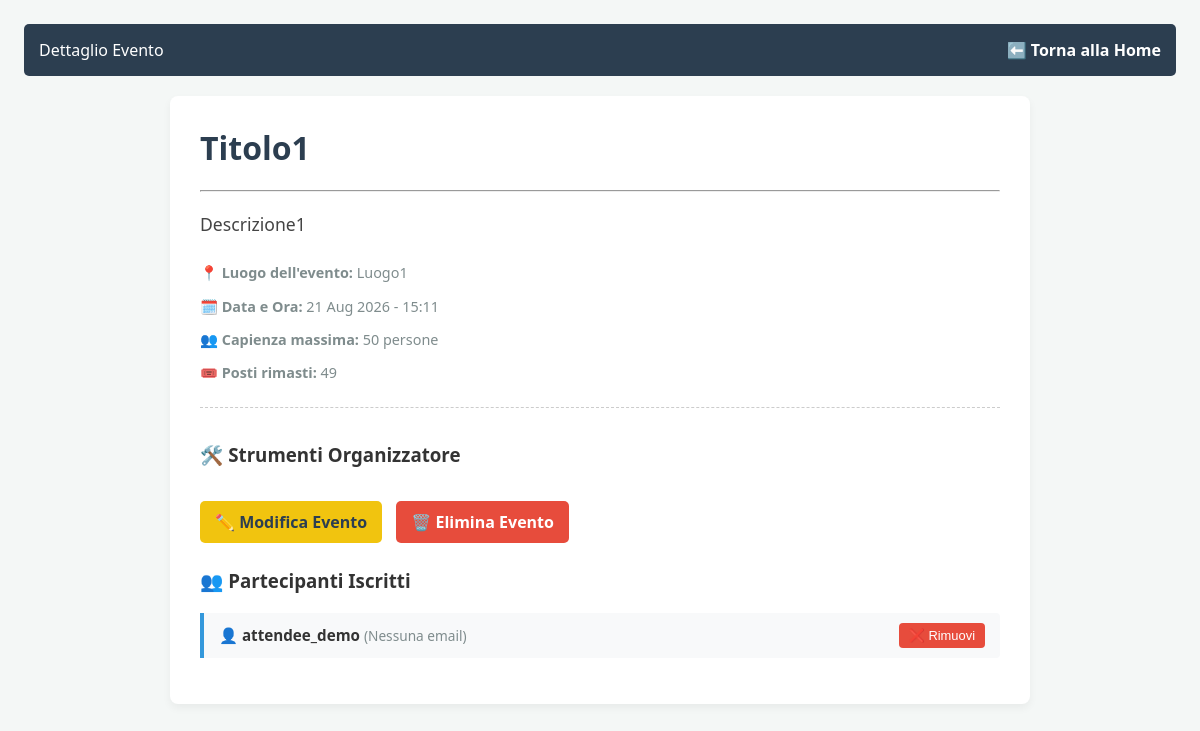
The page /evento/1/ (signed in) on the database as committed earlier.
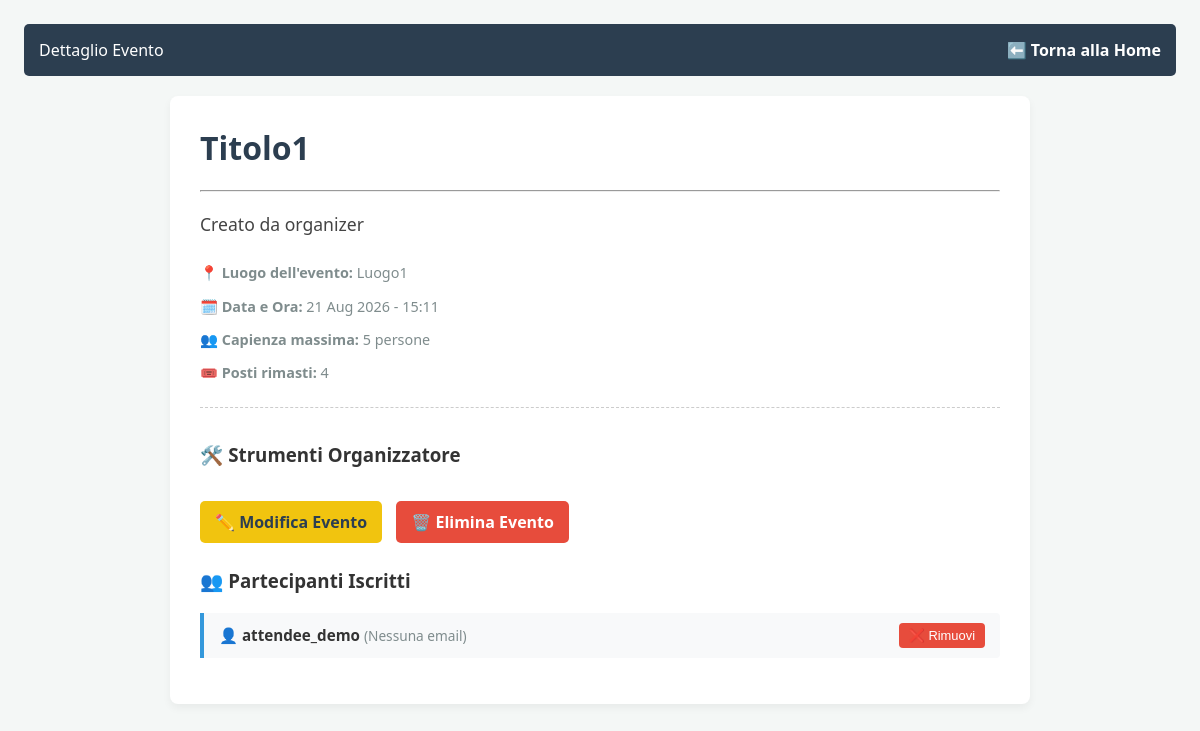
The same page on the database as committed later.
### eventi/models.py (models this page shows, shortened)
class Evento(models.Model):
    titolo = models.CharField(max_length=200)
    descrizione = models.TextField()
    data_ora = models.DateTimeField()
    luogo = models.CharField(max_length=200)
    organizzatore = models.ForeignKey(
        settings.AUTH_USER_MODEL,
        on_delete=models.CASCADE,
        related_name='eventi_creati'
    )
    capienza_massima = models.PositiveIntegerField()
    def posti_disponibili(self):
        iscriti = self.iscrizioni.count()
        return max(0, self.capienza_massima - iscriti)

class Iscrizione(models.Model):
    utente = models.ForeignKey(
        settings.AUTH_USER_MODEL,
        on_delete=models.CASCADE,
        related_name='iscrizioni'
    )
    evento = models.ForeignKey(
        Evento,
        on_delete=models.CASCADE,
        related_name='iscrizioni'
    )
    data_iscrizione = models.DateTimeField(auto_now_add=True)
    class Meta:
        unique_together = ('utente', 'evento')

### utenti/models.py (models this page shows, shortened)
class CustomUser(AbstractUser):
    ROLE_CHOICES = (
        ('attendee', 'Attendee (Partecipante)'),
        ('organizer', 'Organizer (Organizzatore)'),
    )
    role = models.CharField(
        max_length=20,
        choices=ROLE_CHOICES,
        default='attendee'
    )

### eventi/views.py (the view)
# urls.py: path('evento/<int:pk>/', views.EventoDetailView.as_view(), name='dettaglio_evento'),
class EventoDetailView(DetailView):
    model = Evento
    template_name = 'eventi/dettaglio_evento.html'
    context_object_name = 'evento'
    def get_context_data(self, **kwargs):
        context = super().get_context_data(**kwargs)
        context['iscritti'] = Iscrizione.objects.filter(evento=self.object).select_related('utente')
        return context

### eventi/templates/eventi/dettaglio_evento.html (shortened to what this page needs)
{% load static %}
<!DOCTYPE html>
<html lang="it">
<head>
    <link rel="stylesheet" href="{% static 'eventi/stile.css' %}">
</head>
<body>
    <div class="navbar">
        <div>Dettaglio Evento</div>
        <div><a href="{% url 'home_eventi' %}" class="nav-link-torna">⬅️ Torna alla Home</a></div>
    </div>
    <div class="detail-container">
        <h1 class="detail-title">{{ evento.titolo }}</h1>
        <hr>
        <p class="detail-description">{{ evento.descrizione }}</p>
        <p class="meta">📍 <strong>Luogo dell'evento:</strong> {{ evento.luogo }}</p>
        <p class="meta">🗓️ <strong>Data e Ora:</strong> {{ evento.data_ora|date:"d M Y - H:i" }}</p>
        <p class="meta">👥 <strong>Capienza massima:</strong> {{ evento.capienza_massima }} persone</p>
        <p class="meta">🎟️ <strong>Posti rimasti:</strong> {{ evento.posti_disponibili }}</p>
        {% if user.is_authenticated and evento.organizzatore == user or user.is_superuser %}
            <div class="organizer-actions">
                <h3>🛠️ Strumenti Organizzatore</h3>
                <a href="{% url 'modifica_evento' evento.id %}" class="btn-modifica">✏️ Modifica Evento</a>
                <a href="{% url 'elimina_evento' evento.id %}" class="btn-disiscriviti">🗑️ Elimina Evento</a>
                <h3 style="margin-top: 25px;">👥 Partecipanti Iscritti</h3>
                {% if iscritti %}
                    <ul class="attendees-list">
                        {% for iscrizione in iscritti %}
                            <li class="attendee-item" style="display: flex; justify-content: space-between; align-items: center;">
                                <div>
                                    👤 <strong>{{ iscrizione.utente.username }}</strong>
                                    <span class="meta">({% if iscrizione.utente.email %}{{ iscrizione.utente.email }}{% else %}Nessuna email{% endif %})</span>
                                </div>
                                <form method="post" action="{% url 'rimuovi_iscrizione' iscrizione.id %}" style="margin: 0;">
                                    <button type="submit" style="background-color: #e74c3c; color: white; border: none; padding: 5px 10px; border-radius: 4px; cursor: pointer; font-size: 0.85em;">
                                        ❌ Rimuovi
                                    </button>
                                </form>
                            </li>
                        {% endfor %}
                    </ul>
                {% else %}
                    <p class="no-attendees">Nessun utente si è ancora iscritto a questo evento.</p>
                {% endif %}
            </div>
        {% endif %}
    </div>
</body>
</html>

Rows that differ between the two databases and show on the page:
changed Evento "Titolo1": descrizione "Descrizione1" → "Creato da organizer"; capienza_massima "50" → "5"; posti_disponibili "49" → "4"
